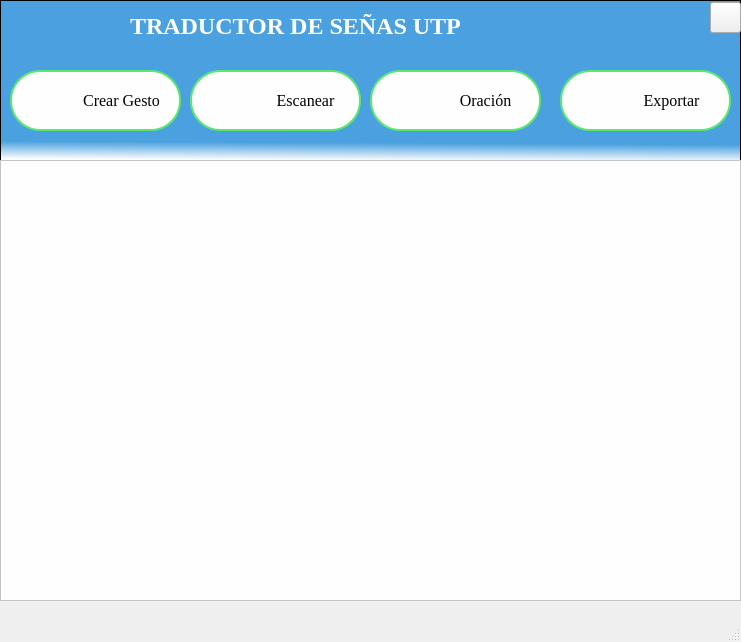
<?xml version="1.0" encoding="UTF-8"?>
<ui version="4.0">
 <class>MainWindow</class>
 <widget class="QMainWindow" name="MainWindow">
  <property name="geometry">
   <rect>
    <x>0</x>
    <y>0</y>
    <width>741</width>
    <height>642</height>
   </rect>
  </property>
  <property name="windowTitle">
   <string>MainWindow</string>
  </property>
  <widget class="QWidget" name="centralwidget">
   <widget class="QGraphicsView" name="graphicsView_2">
    <property name="geometry">
     <rect>
      <x>0</x>
      <y>0</y>
      <width>741</width>
      <height>161</height>
     </rect>
    </property>
    <property name="toolTip">
     <string>&lt;html&gt;&lt;head/&gt;&lt;body&gt;&lt;p&gt;&lt;br/&gt;&lt;/p&gt;&lt;/body&gt;&lt;/html&gt;</string>
    </property>
    <property name="styleSheet">
     <string notr="true">background-color: qlineargradient(spread:pad, x1:0.543136, y1:0.074, x2:0.52, y2:1, stop:0.880682 rgba(75, 161, 223, 255), stop:1 rgba(255, 255, 255, 255));
</string>
    </property>
   </widget>
   <widget class="QLabel" name="label">
    <property name="geometry">
     <rect>
      <x>130</x>
      <y>10</y>
      <width>531</width>
      <height>31</height>
     </rect>
    </property>
    <property name="font">
     <font>
      <family>Times New Roman</family>
      <pointsize>18</pointsize>
      <weight>75</weight>
      <bold>true</bold>
     </font>
    </property>
    <property name="styleSheet">
     <string notr="true">color:white;</string>
    </property>
    <property name="text">
     <string>TRADUCTOR DE SEÑAS UTP</string>
    </property>
   </widget>
   <widget class="QLabel" name="label_3">
    <property name="geometry">
     <rect>
      <x>0</x>
      <y>160</y>
      <width>741</width>
      <height>431</height>
     </rect>
    </property>
    <property name="styleSheet">
     <string notr="true">
font-size: 40px;
color:white;
</string>
    </property>
    <property name="text">
     <string/>
    </property>
   </widget>
   <widget class="QGraphicsView" name="graphicsView">
    <property name="geometry">
     <rect>
      <x>0</x>
      <y>160</y>
      <width>741</width>
      <height>441</height>
     </rect>
    </property>
    <property name="styleSheet">
     <string notr="true">background-color:#fefefe;
</string>
    </property>
   </widget>
   <widget class="QPushButton" name="create">
    <property name="geometry">
     <rect>
      <x>10</x>
      <y>70</y>
      <width>171</width>
      <height>61</height>
     </rect>
    </property>
    <property name="font">
     <font>
      <family>TImes New Roman</family>
      <pointsize>12</pointsize>
      <weight>50</weight>
      <italic>false</italic>
      <bold>false</bold>
     </font>
    </property>
    <property name="layoutDirection">
     <enum>Qt::RightToLeft</enum>
    </property>
    <property name="styleSheet">
     <string notr="true">QPushButton#create{
padding-left:-40px;
color:black;
background-color:#fefefe;
border: 2px solid #58e870; border-radius:30px;
font: 12pt &quot;TImes New Roman&quot;;
background-image:url(&quot;icons/create.png&quot;);
background-repeat:none;
}
QPushButton#create:hover
{
   background-color:lightgreen;
	color:white;
}</string>
    </property>
    <property name="text">
     <string>   Crear Gesto</string>
    </property>
   </widget>
   <widget class="QPushButton" name="scan_sen">
    <property name="geometry">
     <rect>
      <x>370</x>
      <y>70</y>
      <width>171</width>
      <height>61</height>
     </rect>
    </property>
    <property name="font">
     <font>
      <family>TImes New Roman</family>
      <pointsize>12</pointsize>
      <weight>50</weight>
      <italic>false</italic>
      <bold>false</bold>
     </font>
    </property>
    <property name="styleSheet">
     <string notr="true">QPushButton#scan_sen{
padding-left:-40px;
color:black;
background-color:#fefefe;
border: 2px solid #58e870; border-radius:30px;
font: 12pt &quot;TImes New Roman&quot;;
background-image:url(&quot;icons/sent.png&quot;);
background-repeat:none;
}
QPushButton#scan_sen:hover
{
   background-color:lightgreen;
	color:white;
}</string>
    </property>
    <property name="text">
     <string>                          Oración </string>
    </property>
   </widget>
   <widget class="QPushButton" name="scan_sinlge">
    <property name="geometry">
     <rect>
      <x>190</x>
      <y>70</y>
      <width>171</width>
      <height>61</height>
     </rect>
    </property>
    <property name="font">
     <font>
      <family>TImes New Roman</family>
      <pointsize>12</pointsize>
      <weight>50</weight>
      <italic>false</italic>
      <bold>false</bold>
     </font>
    </property>
    <property name="layoutDirection">
     <enum>Qt::LeftToRight</enum>
    </property>
    <property name="autoFillBackground">
     <bool>false</bool>
    </property>
    <property name="styleSheet">
     <string notr="true">QPushButton#scan_sinlge{
padding-left:-40px;
color:black;
background-color:#fefefe;
border: 2px solid #58e870; border-radius:30px;
font: 12pt &quot;TImes New Roman&quot;;
background-image:url(&quot;icons/scan.png&quot;);
background-repeat:none;
}
QPushButton#scan_sinlge:hover
{
   background-color:lightgreen;
	color:white;
}</string>
    </property>
    <property name="text">
     <string>                         Escanear</string>
    </property>
   </widget>
   <widget class="QPushButton" name="exp2">
    <property name="geometry">
     <rect>
      <x>560</x>
      <y>70</y>
      <width>171</width>
      <height>61</height>
     </rect>
    </property>
    <property name="font">
     <font>
      <family>TImes New Roman</family>
      <pointsize>12</pointsize>
      <weight>50</weight>
      <italic>false</italic>
      <bold>false</bold>
     </font>
    </property>
    <property name="styleSheet">
     <string notr="true">QPushButton#exp2{
padding-left:-40px;
color:black;
background-color:#fefefe;
border: 2px solid #58e870; border-radius:30px;
font: 12pt &quot;TImes New Roman&quot;;
background-image:url(&quot;icons/export.png&quot;);
background-repeat:none;
}
QPushButton#exp2:hover
{
   background-color:lightgreen;
	color:white;
}</string>
    </property>
    <property name="text">
     <string>                       Exportar</string>
    </property>
    <property name="checkable">
     <bool>false</bool>
    </property>
    <property name="autoRepeat">
     <bool>false</bool>
    </property>
    <property name="autoExclusive">
     <bool>false</bool>
    </property>
    <property name="autoDefault">
     <bool>false</bool>
    </property>
    <property name="default">
     <bool>false</bool>
    </property>
    <property name="flat">
     <bool>false</bool>
    </property>
   </widget>
   <widget class="QPushButton" name="exit_button">
    <property name="geometry">
     <rect>
      <x>710</x>
      <y>2</y>
      <width>31</width>
      <height>31</height>
     </rect>
    </property>
    <property name="styleSheet">
     <string notr="true">QPushButton#exit_button{
background-image:url(&quot;icons/quit.png&quot;);
background-repeat:none;
}</string>
    </property>
    <property name="text">
     <string/>
    </property>
   </widget>
  </widget>
  <widget class="QMenuBar" name="menubar">
   <property name="geometry">
    <rect>
     <x>0</x>
     <y>0</y>
     <width>741</width>
     <height>21</height>
    </rect>
   </property>
  </widget>
  <widget class="QStatusBar" name="statusbar"/>
 </widget>
 <resources/>
 <connections/>
</ui>
